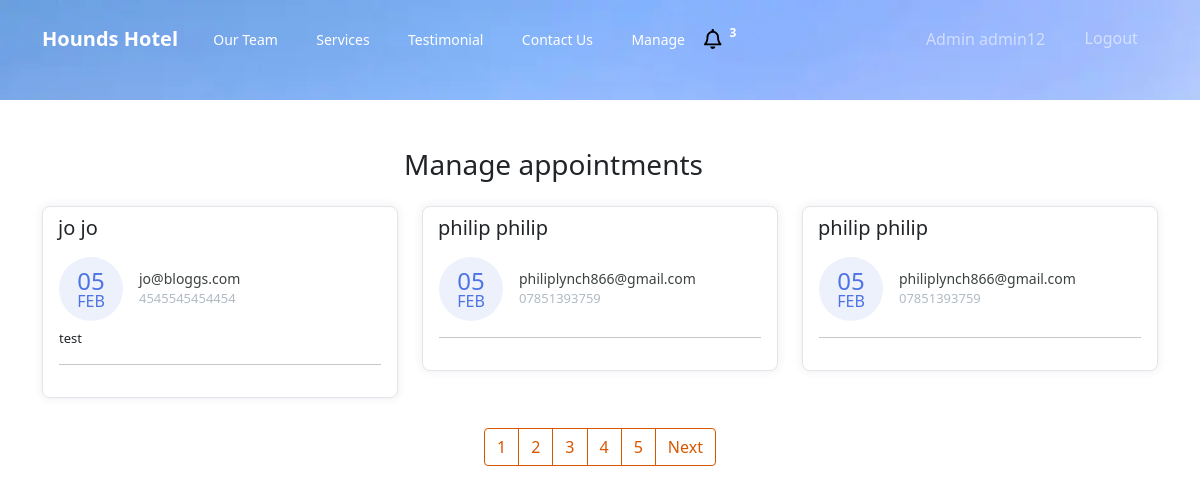
The page /manage-appointments/ (signed in) on the database as committed earlier.
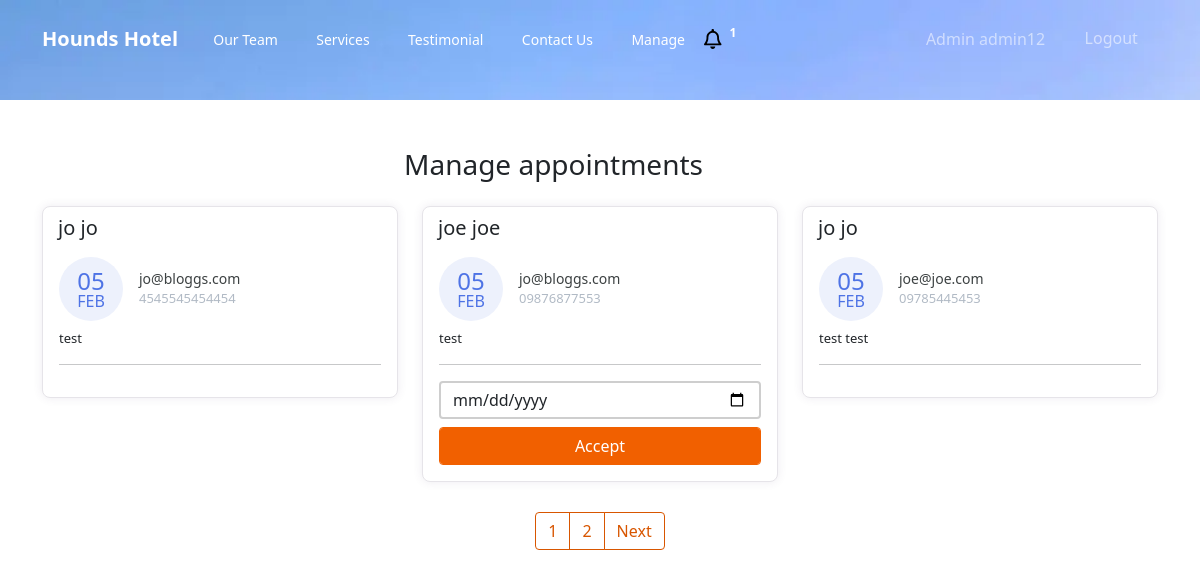
The same page on the database as committed later.
### hounds/models.py (models this page shows, shortened)
class Appointment(models.Model):
    first_name = models.CharField(max_length=50)
    last_name = models.CharField(max_length=50)
    email = models.CharField(max_length=50)
    phone = models.CharField(max_length=50)
    request = models.TextField(blank=True)
    sent_date = models.DateField(auto_now_add=True)
    accepted = models.BooleanField(default=False)
    accepted_date = models.DateField(auto_now_add=False, null=True, blank=True)
    class Meta:
        ordering = ["-sent_date"]

### hounds/views.py (the view, shortened to what this page needs)
# urls.py: path("manage-appointments/", ManageAppointmentTemplateView.as_view(), name="manage"),
class ManageAppointmentTemplateView(ListView):
    template_name = "manage-appointments.html"
    model = Appointment
    context_object_name = "appointments"
    login_required = True
    paginate_by = 3
    def get_context_data(self,*args, **kwargs):
        context = super().get_context_data(*args, **kwargs)
        appointments = Appointment.objects.all()
        context.update({
            "title":"Manage Appointments"
        })
        return context

### hounds/context_processors.py (called while the page is built)
def get_notification(request):
    count = Appointment.objects.filter(accepted=False).count()
    data = {
        "count":count
    }
    return data

### templates/manage-appointments.html (shortened to what this page needs)
{% extends 'base.html' %}
{% block content %}
    <div class="container mt-5">
        <div class="col-11 text-center mt-4 mb-4">
            <h3>
                Manage appointments
            </h3>
        </div>
        <div class="row">
        {% for app in appointments %}
            <div class="col-lg-4">
                <div class="card card-margin">
                    <div class="card-header no-border">
                        <h5 class="card-title">{{app.first_name}} {{app.last_name}}</h5>
                    </div>
                    <div class="card-body pt-0">
                        <div class="widget-49">
                            <div class="widget-49-title-wrapper">
                                <div class="widget-49-date-primary">
                                    <span class="widget-49-date-day">{{app.sent_date|date:"d"}}</span>
                                    <span class="widget-49-date-month">{{app.sent_date|date:"M"}}</span>
                                </div>
                                <div class="widget-49-meeting-info">
                                    <span class="widget-49-pro-title">{{app.email}}</span>
                                    <span class="widget-49-meeting-time">{{app.phone}}</span>
                                </div>
                            </div>
                            <div class="widget-49-meeting-points">
                                <span>{{app.request}}</span>
                            </div>
                            <hr class="w-100">
                            {% if app.accepted == False %}
                            <form method="POST" action="{% url 'manage' %}">
                            <div class="form-group">
                                <input type="date" name="date" class="form-control mb-2"
                                    placeholder="dd-mm-yyyy" value=""
                                    min="1997-01-01" max="2030-12-31">
                                <input class="btn-block btn-primary form-control" type="submit" value="Accept">
                            </div>
                            </form>
                            {% endif %}
                        </div>
                    </div>
                </div>
            </div>
        {% endfor %}
        </div>
        {% if is_paginated %}
        <div class="wrapper">
            <nav aria-label="Page navigation example">
                <ul class="pagination">
                    {% for number in page_obj.paginator.page_range %}
                    <li class="page-item"><a class="page-link" href="?page={{number}}">{{number}}</a></li>
                    {% endfor %}
                    {% if page_obj.has_next %}
                    <li class="page-item"><a class="page-link" href="?page={{page_obj.prebious_page_number}}">Next</a></li>
                    {% endif %}
                </ul>
            </nav>
        </div>
        {% endif %}
{% endblock content %}

### templates/base.html (shortened to what this page needs)
{% load static %}
<!DOCTYPE html>
<html lang="en">
<head>
  <link href="{% static 'css/bootstrap.min.css' %}" rel="stylesheet">
  <link rel="stylesheet" href="{% static 'css/all.min.css' %}" />
  <link rel="stylesheet" href="{% static 'css/styles.css' %}" />
</head>
<body>
    <div class="header" style="background: url('{% static 'img/hero.jpeg' %}') no-repeat; background-size: cover;
    {% if 'appointment' in request.path %}
    max-height:10px!important;min-height:10px!important;
    {% endif %}
    ">
  <nav class="navbar navbar-expand-lg navbar-dark">
    <div class="container"><a class="navbar-brand" href="{% url 'home' %}">Hounds Hotel</a>
        <div class="collapse navbar-collapse" id="navbarSupportedContent">
            <ul class="navbar-nav flex-grow-1 smaller-font">
                <li class="nav-item" role="presentation">
                    <a class="nav-link active" href="{% url 'home' %}#team">Our Team</a>
                </li>
                <li class="nav-item" role="presentation">
                    <a class="nav-link active" href="{% url 'home' %}#services">Services</a>
                </li>
                <li class="nav-item" role="presentation">
                    <a class="nav-link active" href="{% url 'home' %}#reviews">Testimonial</a>
                </li>
                <li class="nav-item" role="presentation">
                    <a class="nav-link active" href="{% url 'home' %}#contact">Contact Us</a>
                </li>
                {% if request.user.is_staff %}
                <li class="nav-item" role="presentation">
                    <a class="nav-link active" href="{% url 'manage' %}">Manage</a>
                </li>
                {% endif %}
                {% if user.is_staff %}
                <li class="nav-item" role="presentation">
                    <a href="{% url 'manage' %}" style="float: left;cursor:pointer;" aria-expanded="true"
                        title="You Have 6 New Appointments">
                        <i class="far fa-bell" style="font-size: 20px; float: left; color: black">
                        </i>
                    </a>
                    <span class="badge badge-danger">{{count}}</span>
                </li>
                {% endif %}
            </ul>
            <ul class="navbar-nav ms-auto">
                {% if user.is_staff %}
                <li class="nav-item">
                    <a class="nav-link" href="{% url 'profiles:admin' %}">
                        Admin {{ request.user.username }}
                    </a>
                </li>
                {% endif %}
                {% if request.user.is_authenticated %}
                {% if user.is_staff %}
                <li class="nav-item">
                    <form method="post" action="{% url 'logout' %}">
                        <button type="submit" class="btn btn-link nav-link">Logout</button>
                    </form>
                </li>
                {% endif %}
                {% endif %}
            </ul>
        </div>
    </div>
  </nav>
</div>
    {% block content %}{% endblock content %}
</body>
</html>

Rows that differ between the two databases and show on the page:
removed Appointment: first_name "philip", last_name "philip", sent_date "05", sent_date "FEB", email "philiplynch866@gmail.com", phone "07851393759"
removed Appointment: first_name "philip", last_name "philip", sent_date "05", sent_date "FEB", email "philiplynch866@gmail.com", phone "07851393759"
now on this page (row unchanged): Appointment: first_name "joe", last_name "joe", sent_date "05", sent_date "FEB", email "jo@bloggs.com", phone "09876877553", request "test"
now on this page (row unchanged): Appointment: first_name "jo", last_name "jo", sent_date "05", sent_date "FEB", email "joe@joe.com", phone "09785445453", request "test test"
Other text that changed with them:
{{ count }}: "3" → "1"
list line gone: "3"
list line gone: "4"
list line gone: "5"
